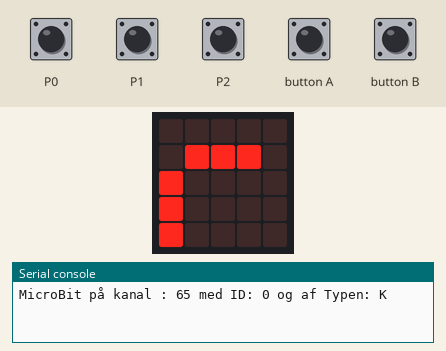
Bench run of a program on a simulated BBC micro:bit running MicroPython. On the bench: the board's 5×5 LED display, the last lines printed to the serial console. The inputs (shaded band) are chosen by the test bench.

Above: at 7.3 s.
9.9 s: button A pressed for 1 s
At 10.7 s:
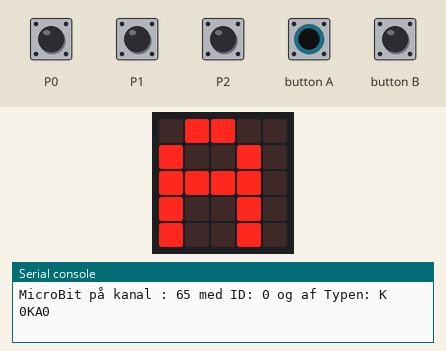
12.4 s: button B pressed for 0.15 s
At 12.47 s:
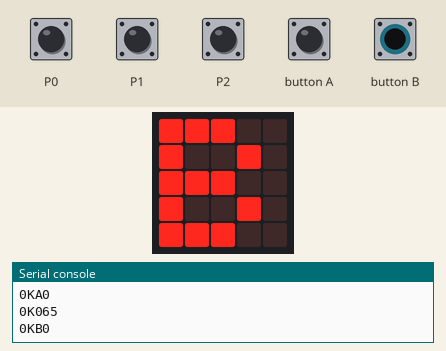
14.0 s: touch pin P0 pressed for 0.15 s
At 14.07 s:
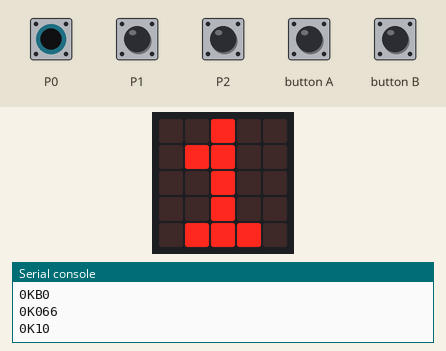
15.6 s: touch pin P1 pressed for 0.15 s
At 15.67 s:
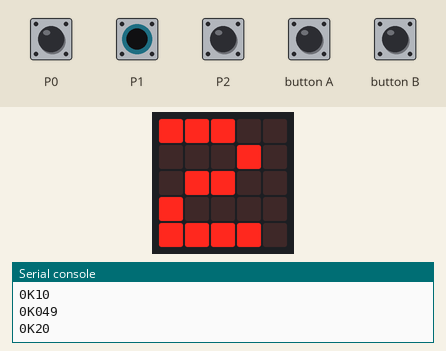
17.2 s: touch pin P2 pressed for 0.15 s
At 17.27 s:
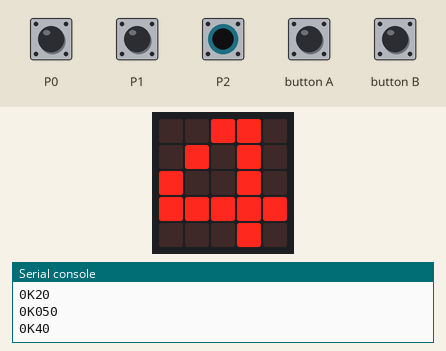
Timing chart, 0 to 20.2 s (numbered marks = the images above; inputs shaded):
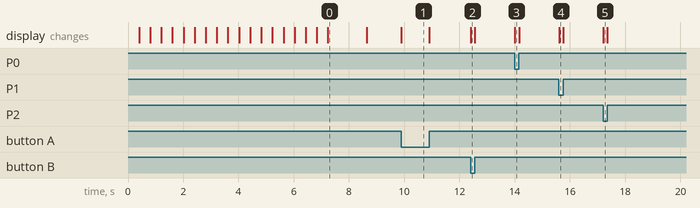

The program:

MBtype-K.py
```python
# MBType-K.py - Gem i main.py på Micro:Bit når den skal køre selvstændigt og kombineres med et program på PC/PI/MAC
#             - Husk at det skal være med lille m i main.py ellers duer det ikke!
#
# Version 1.4 - 15 Nov 2021 - Justeret mht timing og større queue (radio) efter test i forløb på SSG (tabte telegrammer med flere MBs)
# Version 1.3 - 27 aug 2021 - Udgave til frigivelse/spredning i efteråret 2021.
#                           - Ændret navngivning incl. type, og lidt ekstra kommentarer.
# Version 1.0 - 20 jul 2021 - Oprettet ud fra type 0 for at kunne lave klaver med individuelle tangenter.
#
# Type K:
#
# Som type 0 og kompatibel med type 0. Dvs programmer på PI/PC/MAC der fungerer med type 0 også fungerer med Type K.
# Men med Type K kan man sikre at der er mulighed for at afgøre hvilken knap der er deaktiveret, samt få hurtigere respons.
#
# Program der løbende checker om knap a eller b, samt pin 0,1 og 2 på MB er ativeret
# Er det tilfældet sendes tegnene: "A","B","1","2" eller "4" på USB - hvis konstant ON_USB er sat til TRUE - og ellers på Radio
# sammen med MB id og Type identifikation for at gøre det til et unikt event med flere MB i opstilling.
# Har en eller flere af 'knapperne' været aktiveret og ingen længere er aktive så sendes et "0", men "0" efterfølges af
# en værdi, som indikerer hvilken knap der er blevet sluppet. Og der sendes "0" for alle der har været aktiveret.
# Værdien som sendes efter "0" er den værdi tegnet har i tegn tabel og findes med python funktionen ord().
# Den er ikke beskrevet her med vilje - Find den ved at se hvad der sendes :-)
#
# Modtages noget på radio sendes det videre på USB (KUN HVIS konstanten ON_USB er sat til TRUE!!!)
# Er konstanten ON_USB sat til FALSE sendes på radio, men ikke på USB og der checkes heller ikke på om der modtages noget på radio.
#
# Derved kan man sætte een MB til PC/MAC/PI og have flere andre der sender på radio og få
# input events fra alle overført til PC/MAC/PI
#
from microbit import *
import radio
#
# Konstanter til at identificere MB, som I kan rette til i jeres opstilling
#
MB_TYPE = "K"     # identificerer denne MB som type K - SKAL IKKE ÆNDRES
MB_ID   = "0"     # nummer på MB når I bruger flere af dem til flere tangenter på klaviatur
CH      = 65      # Den radio kanal I benytter til jeres opstilling/produkt
ON_USB  = True    # Sæt til True på den som er tilkoblet USB og False på de andre. Så står de ikke og sender på USB og læser på radio..
                  # Tilføjet for at optimere nu når der ikke ventes særlig længe og vi ønkser hurtig respons på tastetryk

#
# Variabler til at holde styr på input og sidste ditto så kun ny/ændrede knap tryk sendes.

last_key_active = [False,False,False,False,False]
display_on = False

#
# Tænde for radio med fuld sende styrke men på specifik kanal som benyttes i opstillingen
#
radio.config(channel=CH,queue=10)     # samme kanal i alle MB's i samme opstilling. Brug nummer som gruppe har fået tildelt
radio.on()                           # queue større end default da der ellers kan blive tabt telegrammer
#
# For at identificere MB på USB (hvis den er tilsluttet via USB) samt kokalt på MB display
#
print("MicroBit på kanal : "+str(CH)+" med ID: "+MB_ID+" og af Typen: "+MB_TYPE)
display.show("K:"+str(CH)+"I:"+MB_ID+"T:"+MB_TYPE)
if ON_USB: display.show("-modtager")
else: display.show("-sender")
sleep(1000)
display.clear()
#
# Hoved program der løbende checker om knap a eller b, samt pin 0,1 og 2 på MB er ativeret og om noget
# er modtaget på radio.
#
idx_to_key = ["1","2","4","B","A"]

def signal_key_state_change(idx,active):
    global display_on
    if active:
        key = idx_to_key[idx]
        val = 0
    else:
        key = "0"
        val = ord(idx_to_key[idx])

    event = MB_ID+MB_TYPE+key+str(val)
    if ON_USB: print(event)                         # Send streng på USB   - OK selvom MB ikke er tilsluttet via USB
    else:      radio.send(event)                    # Send streng på radio - OK selvom MB er tilslutet via USB
    display.show(key)                               # Local feedback på Micro:Bit display viser key
    display_on=True

def no_active_key():
    global last_key_active
    if ((last_key_active[0] == False) and
        (last_key_active[1] == False) and
        (last_key_active[2] == False) and
        (last_key_active[3] == False) and
        (last_key_active[4] == False)):
        return True
    else:
        return False

def check_to_active(idx):
    global last_key_active
    if not last_key_active[idx]:
        signal_key_state_change(idx,True)
        last_key_active[idx] = True

def check_to_inactive(idx):
    global last_key_active
    if last_key_active[idx]:
        signal_key_state_change(idx,False)
        last_key_active[idx] = False

while True:                        # Forever - genererer events på radio og USB

    if no_active_key() and display_on:
        display.clear()
        display_on=False

    if pin0.is_touched():
        check_to_active(0)
    else:
        check_to_inactive(0)

    if pin1.is_touched():
        check_to_active(1)
    else:
        check_to_inactive(1)

    if pin2.is_touched():
        check_to_active(2)
    else:
        check_to_inactive(2)

    if button_b.is_pressed():
        check_to_active(3)
    else:
        check_to_inactive(3)

    if button_a.is_pressed():
        check_to_active(4)
    else:
        check_to_inactive(4)


    #
    # Hvis der modtages noget på radio sendes det ufilteret/uændret videre på USB. MEN KUN HVIS ON_USB for at fjerne unødvendig radio komm.
    # Tøm buffer for hurtigere respons (ingen ventetid imellem hvis flere)
    if ON_USB:
        r = radio.receive()
        while r :
            print(r)
            r =radio.receive()
            sleep(1)             # for at give tid til at den serielle bliver tømt

    #
    # For at få hurtigere respons går vi ned på 8 msec pause. Ved 50 msec. kan man fornemme lag/latency i knap respons
    # når det drejer sig om gentagne tryk ved ex. musik fra klaviatur.
    if ON_USB:
        sleep(2)
    else:
        sleep(8)
```

Measured:
- after the input at 9.9 s, the display: changes at once (image 1)
- after the input at 12.4 s, the display: changes at once (image 2)
- after the input at 14.0 s, the display: changes at once (image 3)
- after the input at 15.6 s, the display: changes at once (image 4)
- after the input at 17.2 s, the display: changes at once (image 5)
- what the display in image 0 shows lasts 1.4 s, from 7.2 s to 8.6 s
